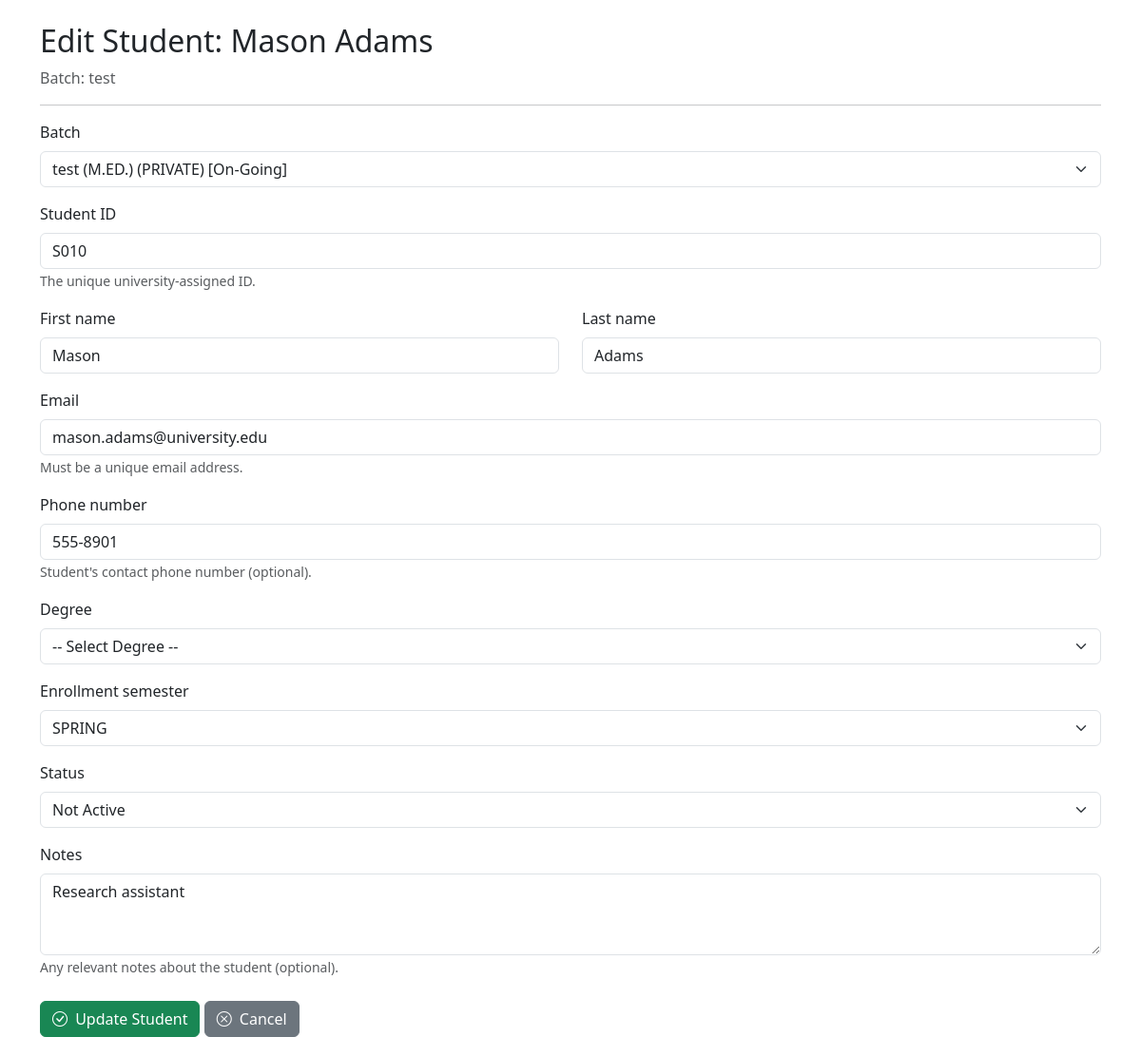
/managerpanel/students/edit/32/ (signed in), run on the app's committed database.
### managerpanel/models.py (models this page shows, shortened)
class Batch(models.Model):
    STATUS_ONGOING = 'ongoing'; STATUS_GRADUATED = 'graduated'
    BATCH_STATUS_CHOICES = [(STATUS_ONGOING, 'On-Going'), (STATUS_GRADUATED, 'Graduated')]
    name = models.CharField(max_length=150, unique=True, help_text="Unique name for the batch")
    cohort = models.ForeignKey(Cohort, on_delete=models.PROTECT, related_name='batches', help_text="The cohort this batch belongs to")
    program = models.ForeignKey(Program, on_delete=models.PROTECT, related_name='batches', null=False, blank=False, help_text="The academic program this batch is for")
    year = models.PositiveIntegerField(help_text="Year the batch started/enrolled")
    semester = models.ForeignKey(Semester, on_delete=models.SET_NULL, null=True, blank=True, help_text="Optional: Semester the batch started/enrolled")
    status = models.CharField(max_length=10, choices=BATCH_STATUS_CHOICES, default=STATUS_ONGOING, db_index=True, help_text="Current status of the batch")
    created_at = models.DateTimeField(auto_now_add=True)
    def __str__(self): program_code = f" ({self.program.code})" if self.program else ""; cohort_name = f" ({self.cohort.name})" if self.cohort else ""; status_display = f" [{self.get_status_display()}]"; return f"{self.name}{program_code}{cohort_name}{status_display}"
    class Meta: verbose_name = "Batch"; verbose_name_plural = "Batches"; ordering = ['-year', 'status', 'semester__name', 'program__code', 'cohort__name', 'name']

class Student(models.Model):
    STATUS_CHOICES = [('active', 'Active'), ('inactive', 'Not Active'), ('graduated', 'Graduated'), ('dropped', 'Dropped')]
    DEGREE_CHOICES = [('pgd_med', 'P.Gd - M.ED'), ('pgd_ecd', 'P.Gd - ECD'), ('med', 'M.Ed'), ('ecd', 'ECD')]
    batch = models.ForeignKey(Batch, on_delete=models.CASCADE, related_name='students', help_text="The batch this student belongs to.")
    student_id = models.CharField(max_length=20, unique=True, help_text="Unique student ID number.")
    first_name = models.CharField(max_length=100)
    last_name = models.CharField(max_length=100)
    email = models.EmailField(max_length=254, unique=True, help_text="Unique student email address.")
    phone_number = models.CharField(max_length=20, blank=True, null=True, help_text="Student's contact phone number (optional).")
    degree = models.CharField(max_length=10, choices=DEGREE_CHOICES, null=True, blank=True, help_text="Student's degree program (optional).")
    enrollment_semester = models.ForeignKey(Semester, on_delete=models.SET_NULL, null=True, blank=True, help_text="Semester the student originally enrolled (optional).")
    status = models.CharField(max_length=10, choices=STATUS_CHOICES, default='active', help_text="Current status of the student.")
    notes = models.TextField(blank=True, null=True, help_text="Any relevant notes about the student (optional).")
    completed_courses = models.ManyToManyField(
        Course,
        related_name='completed_by_students',
        blank=True,
        verbose_name="Completed Courses",
        help_text="Courses this student has successfully completed (independent of assignments)."
    )
    class Meta: verbose_name = "Student"; verbose_name_plural = "Students"; ordering = ['batch__name', 'last_name', 'first_name']

### managerpanel/views.py (the view)
# urls.py: path('students/edit/<int:student_id>/', views.edit_student, name='edit_student'),
@login_required
@user_passes_test(is_manager, login_url=reverse_lazy('responseupload:login'))
def edit_student(request, student_id):
    student = get_object_or_404(Student.objects.select_related('batch'), pk=student_id)
    batch_id_for_redirect = student.batch.id if student.batch else None
    if request.method == 'POST':
        form = StudentForm(request.POST, instance=student)
        if form.is_valid():
             try:
                new_student_id = form.cleaned_data.get('student_id')
                new_email = form.cleaned_data.get('email')
                id_exists = Student.objects.filter(student_id=new_student_id).exclude(pk=student.pk).exists()
                email_exists = Student.objects.filter(email=new_email).exclude(pk=student.pk).exists()
                if id_exists: messages.error(request, f'Error: Student ID "{new_student_id}" already used.')
                elif email_exists: messages.error(request, f'Error: Email "{new_email}" already used.')
                else:
                    form.save()
                    messages.success(request, f'Student {student.first_name} {student.last_name} updated.')
                    redirect_url = request.POST.get('next', request.GET.get('next', None))
                    if redirect_url: return redirect(redirect_url)
                    if batch_id_for_redirect: return redirect('managerpanel:batch_detail', batch_id=batch_id_for_redirect)
                    return redirect('managerpanel:search_students')
             except Exception as e: messages.error(request, f'An unexpected error occurred saving student: {e}')
        else:
            error_list = '; '.join([f'{field}: {err[0]}' for field, err in form.errors.items()])
            messages.error(request, f'Error updating student. Please correct: {error_list}')
    else:
        form = StudentForm(instance=student)
    context = {
        'form': form, 'student': student, 'batch': student.batch,
        'form_title': f'Edit Student: {student.first_name} {student.last_name}'
    }
    return render(request, 'managerpanel/add_or_edit_student.html', context)

### managerpanel/views.py (called while the page is built)
def is_manager(user):
    if not user.is_authenticated:
        return False
    return ManagerProfile.objects.filter(user=user, is_manager=True).exists()

### responseupload/models.py (called while the page is built)
    def __str__(self):
        return self.name

### managerpanel/templates/managerpanel/add_or_edit_student.html (shortened to what this page needs)
<!DOCTYPE html>
<html lang="en">
<head>
    <link href="https://cdn.jsdelivr.net/npm/bootstrap@5.3.0/dist/css/bootstrap.min.css" rel="stylesheet">
    <link rel="stylesheet" href="https://cdn.jsdelivr.net/npm/bootstrap-icons@1.11.3/font/bootstrap-icons.min.css">
</head>
<body>
    <div class="container mt-4">
         <h2>{{ form_title }}</h2>
          {% if batch %}<p class="text-muted">Batch: {{ batch.name }}</p>{% endif %}
         <hr>
        <form method="post" novalidate>
            {% if form.batch.id_for_label %}
                 <div class="mb-3">
                    <label for="{{ form.batch.id_for_label }}" class="form-label">{{ form.batch.label }}</label>
                    {{ form.batch }}
                </div>
            {% endif %}
             <div class="mb-3">
                <label for="{{ form.student_id.id_for_label }}" class="form-label">{{ form.student_id.label }}</label>
                {{ form.student_id }}
                {% if form.student_id.help_text %} <small class="form-text text-muted">{{ form.student_id.help_text }}</small> {% endif %}
            </div>
            <div class="row">
                <div class="col-md-6 mb-3">
                    <label for="{{ form.first_name.id_for_label }}" class="form-label">{{ form.first_name.label }}</label>
                    {{ form.first_name }}
                </div>
                 <div class="col-md-6 mb-3">
                    <label for="{{ form.last_name.id_for_label }}" class="form-label">{{ form.last_name.label }}</label>
                    {{ form.last_name }}
                </div>
            </div>
             <div class="mb-3">
                <label for="{{ form.email.id_for_label }}" class="form-label">{{ form.email.label }}</label>
                {{ form.email }}
                {% if form.email.help_text %} <small class="form-text text-muted">{{ form.email.help_text }}</small> {% endif %}
            </div>
             <div class="mb-3">
                <label for="{{ form.phone_number.id_for_label }}" class="form-label">{{ form.phone_number.label }}</label>
                {{ form.phone_number }}
                {% if form.phone_number.help_text %} <small class="form-text text-muted">{{ form.phone_number.help_text }}</small> {% endif %}
            </div>
            <div class="mb-3">
                <label for="{{ form.degree.id_for_label }}" class="form-label">{{ form.degree.label }}</label>
                {{ form.degree }}
            </div>
             <div class="mb-3">
                <label for="{{ form.enrollment_semester.id_for_label }}" class="form-label">{{ form.enrollment_semester.label }}</label>
                {{ form.enrollment_semester }}
            </div>
            <div class="mb-3">
                <label for="{{ form.status.id_for_label }}" class="form-label">{{ form.status.label }}</label>
                {{ form.status }}
            </div>
             <div class="mb-3">
                <label for="{{ form.notes.id_for_label }}" class="form-label">{{ form.notes.label }}</label>
                {{ form.notes }}
                {% if form.notes.help_text %} <small class="form-text text-muted">{{ form.notes.help_text }}</small> {% endif %}
            </div>
             <div class="mt-4">
                 <button type="submit" class="btn btn-success">
                    <i class="bi bi-check-circle me-1"></i> {% if student %}Update{% else %}Add{% endif %} Student
                 </button>
                 {% if batch %}
                    <a href="{% url 'managerpanel:batch_detail' batch.id %}" class="btn btn-secondary"><i class="bi bi-x-circle me-1"></i> Cancel</a>
                 {% else %}
                     <a href="{% url 'managerpanel:search_students' %}" class="btn btn-secondary"><i class="bi bi-x-circle me-1"></i> Cancel</a>
                 {% endif %}
            </div>
        </form>
    </div>
</body>
</html>

### data on the page
Batch: name "test"
Student: batch "test (M.ED.) (PRIVATE) [On-Going]", student_id "S010", first_name "Mason", last_name "Adams", email "mason.adams@university.edu", phone_number "555-8901", degree "-- Select Degree --", enrollment_semester "SPRING", status "Not Active", notes "Research assistant"
